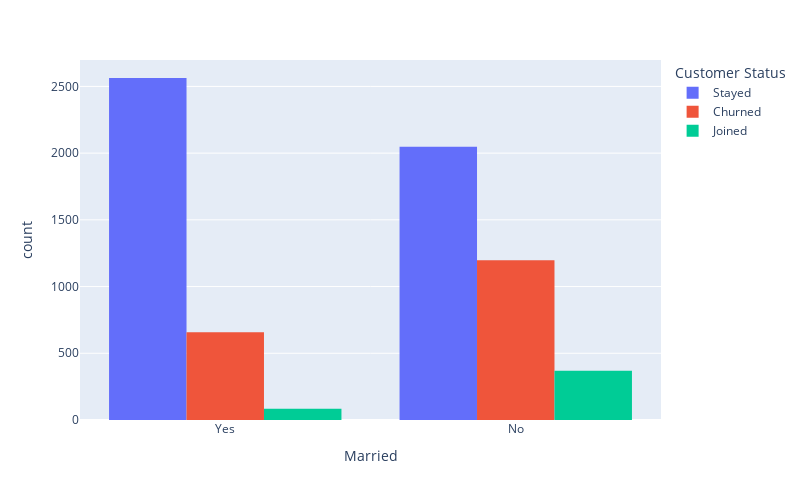

The cell this chart's notebook holds for it:
### Code cell
# Married vs Churn
px.histogram(
    df, 
    x="Married", 
    color="Customer Status", 
    barmode="group",
    width=800,
    height=500
)

### Figure 1 — Plotly figure (JSON) as saved in the notebook; plotly's stock layout.template omitted (floating-point values rounded to 4 significant figures; data arrays with more than 128 entries replaced by an {"elided": "..."} marker saying what was removed)
{"data": [{"alignmentgroup": "True", "bingroup": "x", "hovertemplate": "Customer Status=Stayed<br>Married=%{x}<br>count=%{y}<extra></extra>", "legendgroup": "Stayed", "marker": {"color": "#636efa", "pattern": {"shape": ""}}, "name": "Stayed", "offsetgroup": "Stayed", "orientation": "v", "showlegend": true, "type": "histogram", "x": {"elided": "4611 str values"}, "xaxis": "x", "yaxis": "y"}, {"alignmentgroup": "True", "bingroup": "x", "hovertemplate": "Customer Status=Churned<br>Married=%{x}<br>count=%{y}<extra></extra>", "legendgroup": "Churned", "marker": {"color": "#EF553B", "pattern": {"shape": ""}}, "name": "Churned", "offsetgroup": "Churned", "orientation": "v", "showlegend": true, "type": "histogram", "x": {"elided": "1855 str values"}, "xaxis": "x", "yaxis": "y"}, {"alignmentgroup": "True", "bingroup": "x", "hovertemplate": "Customer Status=Joined<br>Married=%{x}<br>count=%{y}<extra></extra>", "legendgroup": "Joined", "marker": {"color": "#00cc96", "pattern": {"shape": ""}}, "name": "Joined", "offsetgroup": "Joined", "orientation": "v", "showlegend": true, "type": "histogram", "x": {"elided": "454 str values"}, "xaxis": "x", "yaxis": "y"}], "layout": {"barmode": "group", "height": 500, "legend": {"title": {"text": "Customer Status"}, "tracegroupgap": 0}, "margin": {"t": 60}, "width": 800, "xaxis": {"anchor": "y", "domain": [0, 1], "title": {"text": "Married"}}, "yaxis": {"anchor": "x", "domain": [0, 1], "title": {"text": "count"}}}}
